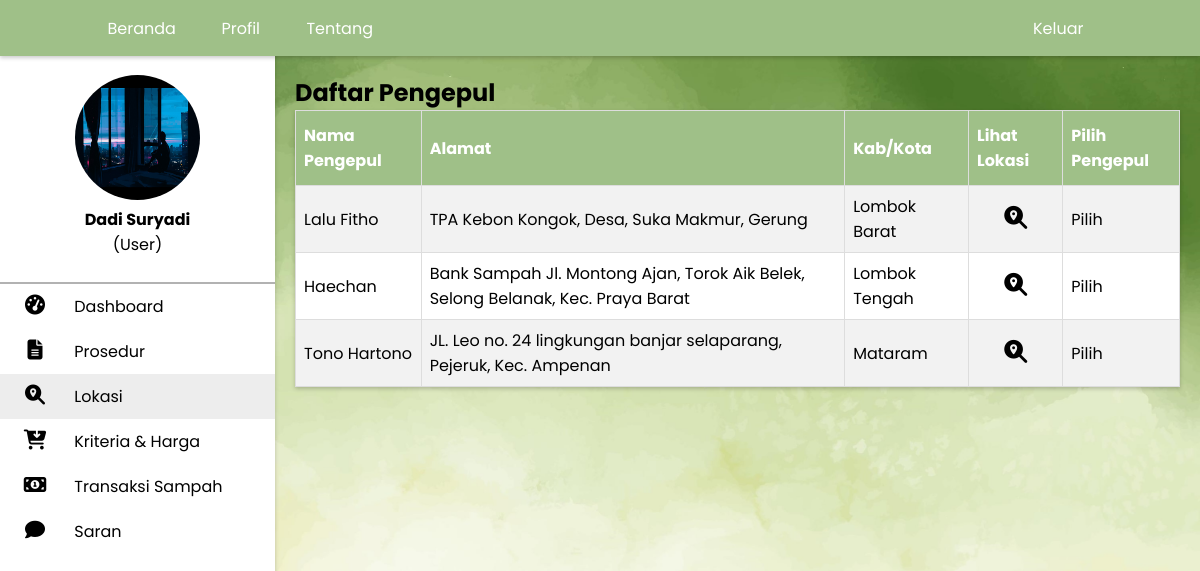
The page /lokasi.php (signed in) on the database its author committed.
### tables this page shows
CREATE TABLE `user` (
  `username` varchar(20) NOT NULL,
  `nama` varchar(30) NOT NULL,
  `email` varchar(20) NOT NULL,
  `password` varchar(15) NOT NULL,
  `alamat` varchar(100) NOT NULL,
  `no_hp` varchar(15) NOT NULL,
  `kab_kota` enum('Lombok Barat','Lombok Tengah','Lombok Timur','Mataram') NOT NULL,
  `foto` varchar(100) NOT NULL
);

CREATE TABLE `pengepul` (
  `username` varchar(20) NOT NULL,
  `nama` varchar(30) NOT NULL,
  `email` varchar(20) NOT NULL,
  `password` varchar(15) NOT NULL,
  `alamat` varchar(100) NOT NULL,
  `no_hp` varchar(15) NOT NULL,
  `kab_kota` enum('Lombok Barat','Lombok Tengah','Lombok Timur','Mataram') NOT NULL,
  `foto` varchar(100) NOT NULL
);

### functions.php (called while the page is built, shortened)
<?php
    $username = $_SESSION["username"];
    if($_SESSION['user']){
      $user = 'user';
    }else if($_SESSION['pengepul']){
        $user = 'pengepul';
    }
    ?>

### lokasi.php (the view, shortened to what this page needs)
<?php
    include 'functions.php';
    $result = mysqli_query($conn, "SELECT*from $user where username='$username'");
    $result2 = mysqli_query($conn, "SELECT*from pengepul order by kab_kota");
?>
<!DOCTYPE html>
<html lang="en">
<head>
    <link rel="stylesheet" href="css/setilee.css">
</head>
<body style="background-image: url('img/jojo.jpg'); background-size: 100%;">
<nav>
       <ul>
       <br><br><br>
       <?php
       if (mysqli_num_rows($result) > 0) {
                while ($row = mysqli_fetch_assoc($result)) {
        ?>
        <div class="profil">
        <center><a href="profil.php">
            <?php
                if($row['foto'] != ""){
            ?>
        <img class="foto-profil" src="img/pp/<?php echo $row['foto']; ?>">
        <?php }else{?>
            <img class="foto-profil" src="img/pp/blank.png">
            <?php } ?>
        </a><br>
        <p><b><?php echo $row['nama']?></b></p>
    <p>(User)</p>
    </center><br></div>
       <?php
                }
            }
       ?>
       <li><a href="dashboard.php">
       <i class="fas fa-tachometer-alt"></i>
           <span class="nav-item">Dashboard</span>
       </a></li>
       <li><a href="prosedur.php">
       <i class="fas fa-file-alt"></i>
           <span class="nav-item">Prosedur</span>
       </a></li>
       <li class="active"><a href="lokasi.php">
       <i class="fas fa-search-location"></i>
           <span class="nav-item">Lokasi</span>
       </a></li>
       <li><a href="jenhar.php">
       <i class="fas fa-cart-arrow-down"></i>
           <span class="nav-item">Kriteria & Harga</span>
       </a></li>
       <li><a href="transaksi.php">
       <i class="fas fa-money-bill-alt"></i>
           <span class="nav-item">Transaksi Sampah</span>
       </a></li>
       <li><a href="saran.php">
       <i class="fas fa-comment"></i>
           <span class="nav-item">Saran</span>
       </a></li>
       </ul>
       </nav>
    <div class="main container" style="margin-top: 55px;">
        <h2>Daftar Pengepul</h2>
        <table style="width: 100%;" id="pul">
        <tr>
            <th>Nama Pengepul</th> <th>Alamat</th> <th>Kab/Kota</th> <th>Lihat Lokasi</th> <th>Pilih Pengepul</th>
        </tr>
        <?php  if (mysqli_num_rows($result2) > 0) {
        while($row = mysqli_fetch_array($result2)) {
            echo "<tr>";
            echo "<td>".$row['nama']."</td>";
            echo "<td>".$row['alamat']."</td>";
            echo "<td>".$row['kab_kota']."</td>";
            echo "<td style='text-align: center;'><a class='pilih' href='https://www.google.com/maps/search/$row[alamat]' target='_blank'><i style='font-size: 23px;' class='loc fas fa-search-location'></i></a></td>";
            echo "<td><a class='pilih' href='transaksi.php?userp=$row[username]'>Pilih</a></td></tr>";
        }}
        ?>
        </table>
    </div>
    <div class="topnav">
        <a style="margin-left: 8%;" href="index.php">Beranda</a>
        <a href="profil.php">Profil</a>
        <a href="tentang.php">Tentang</a>
        <?php if($_SESSION["login"]) : ?>
            <a class="split" href="logout.php" style="margin-right: 8%;">Keluar</a>
        <?php endif; ?>
    <br>
</div>
</body>
</html>

### css/setilee.css (style rules this page uses)
* { margin: 0; padding: 0; outline: none; border: none; text-decoration: none; box-sizing: border-box; font-family: "poppins"; }
body { background: rgb(226, 226, 226); }
nav { position: fixed; top: 30px; bottom: 0; height: 800px; left: 0; width: 275px; background: #ffffff; box-shadow: 0 2px 4px 0 rgba(0, 0, 0, .2); }
.profil { border-bottom: 2px solid rgba(40, 40, 40, 0.358); }
.foto-profil { margin-top: -30px; border-radius: 50%; height: 125px; width: 125px; }
nav .fas { position: relative; width: 70px; font-size: 20px; text-align: center; }
.nav-item { position: relative; margin-left: 10x; }
li { padding-bottom: 10px; padding-top: 10px; }
li.active { background-color: rgb(237, 237, 237); }
.container { margin-top: 35px; margin-left: 275px; }
.main { position: relative; padding: 20px; }
a { text-decoration: none; color: black; }
.topnav { background-color: #9FC088; overflow: hidden; position: fixed; top: 0; width: 100%; box-shadow: 0 2px 4px 0 rgba(0, 0, 0, .2); }
.topnav a { display: block; margin-left: 0.1cm; margin-right: 0.1cm; margin-top: 0.2cm; margin-bottom: 0.2cm; float: left; color: #ffffff; text-align: center; padding: 8px 8px; text-decoration: none; width: 2.42cm; }
.topnav a.split { float: right; }
#pul { box-shadow: 0 2px 4px 0 rgba(0, 0, 0, .2); font-family: Arial, Helvetica, sans-serif; border-collapse: collapse; }
#pul td, #pul th { border: 1px solid #ddd; padding: 8px; }
#pul tr:nth-child(even) { background-color: #f2f2f2; }
#pul tr:nth-child(odd) { background-color: white; }
#pul th { padding-top: 12px; padding-bottom: 12px; text-align: left; background-color: #9FC088; color: white; }
.loc { color: black; cursor: pointer; background-color: rgba(221, 221, 221, 0); transition: 0.20s; }

### rows shown on the page
user: foto (picture), nama "Dadi Suryadi"
pengepul: nama "Lalu Fitho", alamat "TPA Kebon Kongok, Desa, Suka Makmur, Gerung", kab_kota "Lombok Barat"
pengepul: nama "Haechan", alamat "Bank Sampah Jl. Montong Ajan, Torok Aik Belek, Selong Belanak, Kec. Praya Barat", kab_kota "Lombok Tengah"
pengepul: nama "Tono Hartono", alamat "JL. Leo no. 24 lingkungan banjar selaparang, Pejeruk, Kec. Ampenan", kab_kota "Mataram"
